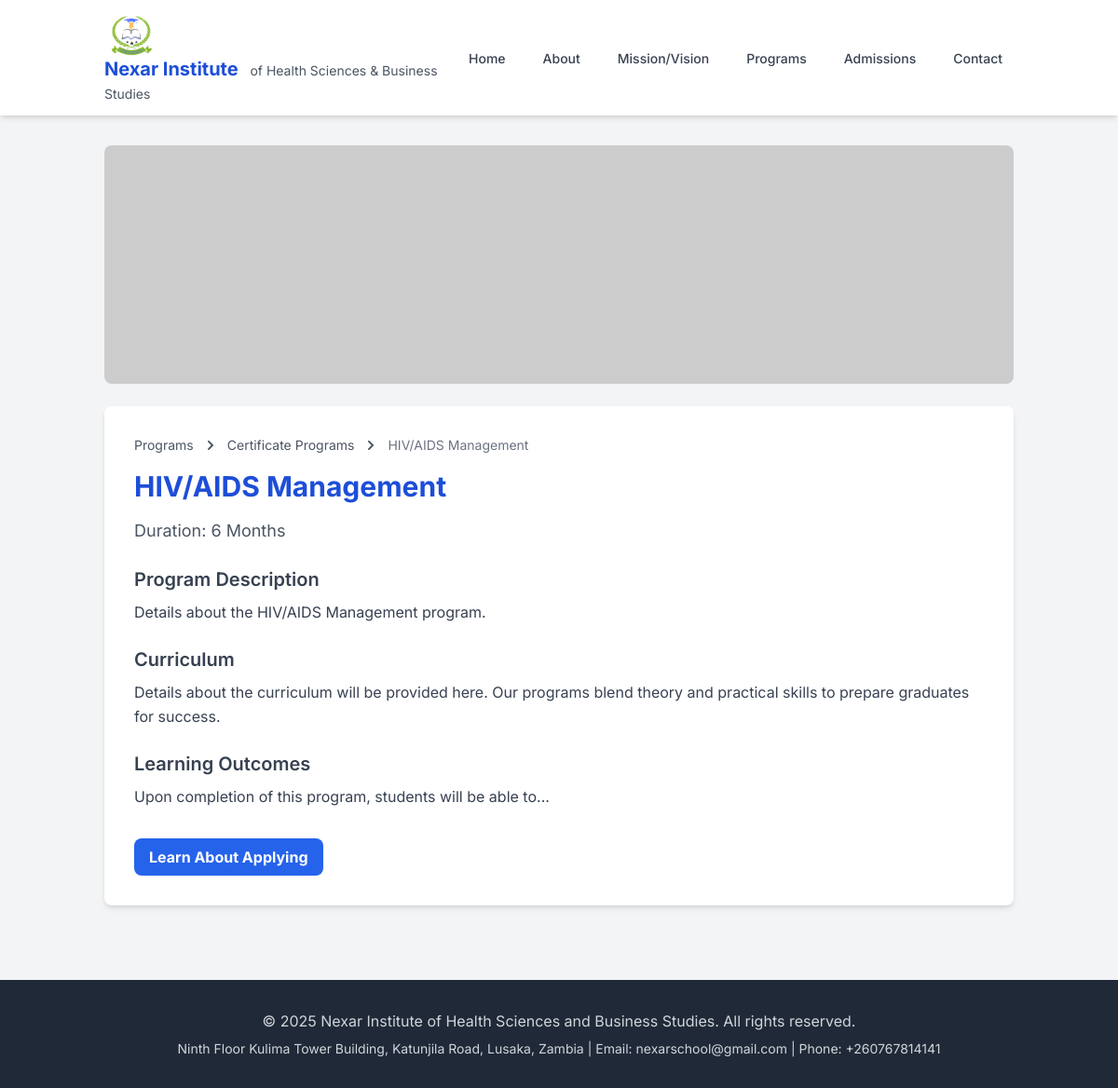
Screenshot of /programs/certificate-programs/hiv-aids-management/ with the database file from the repository.
### programs/models.py (models this page shows, shortened)
class Program(models.Model):
    category = models.ForeignKey(ProgramCategory, on_delete=models.PROTECT, related_name='programs')
    title = models.CharField(max_length=200)
    slug = models.SlugField(max_length=210, unique=True, help_text="URL-friendly version of the title")
    description = models.TextField(blank=True, help_text="Detailed description of the program.")
    duration = models.CharField(max_length=100, help_text="e.g., 3 Years, 6 Months")
    is_active = models.BooleanField(default=True, help_text="Is this program currently offered?")
    created_at = models.DateTimeField(auto_now_add=True)
    updated_at = models.DateTimeField(auto_now=True)
    class Meta:
        ordering = ['category', 'title']

class ProgramCategory(models.Model):
    name = models.CharField(max_length=100, unique=True)
    slug = models.SlugField(max_length=110, unique=True, help_text="URL-friendly version of the name")
    class Meta:
        verbose_name_plural = "Program Categories"
        ordering = ['name']

### programs/views.py (the view)
# urls.py: path('<slug:category_slug>/<slug:program_slug>/', ProgramDetailView.as_view(), name='program_detail'),
class ProgramDetailView(DetailView):
    model = Program
    template_name = 'programs/program_detail.html'
    context_object_name = 'program'
    slug_url_kwarg = 'program_slug' # Matches the URL pattern parameter
    def get_queryset(self):
        return Program.objects.filter(is_active=True, category__slug=self.kwargs.get('category_slug'))
    def get_context_data(self, **kwargs):
        context = super().get_context_data(**kwargs)
        context['page_title'] = self.object.title
        return context

### cms/templatetags/cms_tags.py (called while the page is built)
@register.simple_tag
def get_image_url(identifier, default_static_path=None):
    try:
        content_obj = PageContent.objects.get(identifier=identifier, content_type='image')
        if content_obj.image_content:
            return content_obj.image_content.url
    except PageContent.DoesNotExist:
        pass
    except Exception:
        pass
    if default_static_path:
        from django.templatetags.static import static
        try:
            return static(default_static_path)
        except Exception:
             return ""
    return ""

### templates/programs/program_detail.html (shortened to what this page needs)
{% extends "base.html" %}
{% load cms_tags %}
{% load static %}
{% block content %}
<img src="{% get_image_url 'programs_banner' 'images/programs_banner.png' %}"
     alt="{{ program.title }} Program" class="w-full h-48 sm:h-64 object-cover rounded-lg mb-6"
     onerror="this.onerror=null; this.src='https://placehold.co/1200x300/cccccc/666666?text=Program+Banner+Not+Found';">
<div class="bg-white p-6 sm:p-8 rounded-lg shadow-md">
    <nav aria-label="breadcrumb" class="text-sm mb-4 text-gray-600"><ol class="list-none p-0 inline-flex flex-wrap"><li class="flex items-center"><a href="{% url 'programs:program_list' %}" class="hover:underline">Programs</a></li><li class="flex items-center"><a href="{% url 'programs:program_list_by_category' program.category.slug %}" class="hover:underline">{{ program.category.name }}</a></li><li class="flex items-center"><span class="text-gray-500">{{ program.title }}</span></li></ol></nav>
    <h1 class="text-2xl sm:text-3xl font-bold text-blue-700 mb-4">{{ program.title }}</h1>
    <p class="text-lg text-gray-600 mb-6">Duration: {{ program.duration }}</p>
    <div class="prose prose-sm sm:prose-base max-w-none text-gray-700 leading-relaxed">
        <h2 class="text-xl font-semibold mb-2">Program Description</h2>
        <p>{{ program.description|linebreaks }}</p>
        <h2 class="text-xl font-semibold mt-6 mb-2">Curriculum</h2>
        <p>Details about the curriculum will be provided here. Our programs blend theory and practical skills to prepare graduates for success.</p>
        <h2 class="text-xl font-semibold mt-6 mb-2">Learning Outcomes</h2>
        <p>Upon completion of this program, students will be able to...</p>
    </div>
    <div class="mt-8"><a href="{% url 'admissions:info' %}" class="bg-blue-600 hover:bg-blue-700 text-white font-bold py-2 px-4 rounded-lg transition duration-300 inline-block">Learn About Applying</a></div>
</div>
{% endblock %}

### templates/base.html (style rules this page uses)
body { font-family: 'Inter', sans-serif; }

### rows the page displays
Program: category.name "Certificate Programs", title "HIV/AIDS Management", duration "6 Months", description "Details about the HIV/AIDS Management program."
